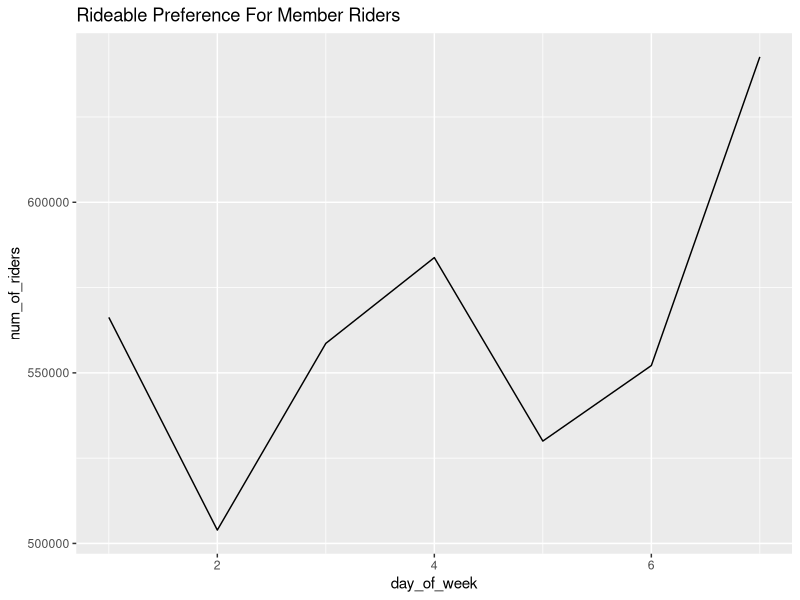

Write R code to recreate this figure. (Note: this script raises an error after producing the figure.)
## ---- chunk 1
library(tidyverse)
library(ggplot2)
library(knitr)
Num_of_ride_per_day_of_week <- read.csv("num_of_riders_per_day_of_week.csv")
View(Num_of_ride_per_day_of_week)
rideable_type_for_casual_riders <- read.csv("rideable_type_for_casual_riders.csv")
View(rideable_type_for_casual_riders)
rideable_type_for_member_riders <- read.csv("rideable_type_for_member_riders.csv")
View(rideable_type_for_member_riders)
Ride_per_length <- read.csv("Avg_ride_length_per_rider.csv")
View(Ride_per_length)
opts_chunk$set(echo = TRUE)
## ---- chunk 2
ggplot(data = Num_of_ride_per_day_of_week)+
  geom_line(mapping = aes(x = day_of_week, y = num_of_riders))+
  labs(title = "Rideable Preference For Member Riders")
## ---- chunk 3
ggplot(data = Ride_per_length)+
  geom_col(mapping = aes(x = User, y = avg_ride_length, fill = User))+
  scale_fill_manual(values = c("blue", "green"))+
  labs(title = "User_Avg_Ride_Length")

## ---- chunk 4
ggplot(data = rideable_type_for_casual_riders)+
  geom_col(mapping = aes(x = rideable_type, y = ride_type_count, fill = rideable_type))+
  scale_fill_manual(values = c("orange", "green", "red"))+
  labs("Rideable Preference For Casual Riders")

## ---- chunk 5
ggplot(data = rideable_type_for_member_riders)+
  geom_col(mapping = aes(x = rideable_type, y = ride_type_count, fill = rideable_type))+
  scale_fill_manual(values = c("orange", "green", "red"))+
  labs(title = "Rideable Preference For Casual Riders")

